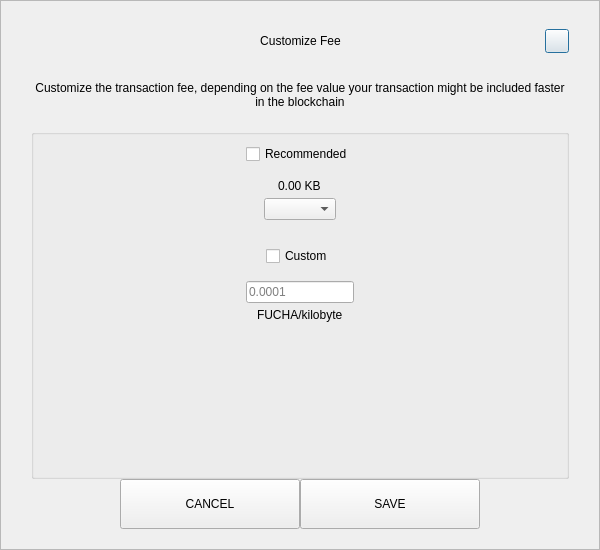
<?xml version="1.0" encoding="UTF-8"?>
<ui version="4.0">
 <class>SendCustomFeeDialog</class>
 <widget class="QDialog" name="SendCustomFeeDialog">
  <property name="geometry">
   <rect>
    <x>0</x>
    <y>0</y>
    <width>600</width>
    <height>550</height>
   </rect>
  </property>
  <property name="windowTitle">
   <string>Form</string>
  </property>
  <layout class="QVBoxLayout" name="verticalLayout_3">
   <property name="spacing">
    <number>0</number>
   </property>
   <property name="leftMargin">
    <number>0</number>
   </property>
   <property name="topMargin">
    <number>0</number>
   </property>
   <property name="rightMargin">
    <number>0</number>
   </property>
   <property name="bottomMargin">
    <number>0</number>
   </property>
   <item>
    <widget class="QFrame" name="frame">
     <property name="styleSheet">
      <string notr="true"/>
     </property>
     <property name="frameShape">
      <enum>QFrame::StyledPanel</enum>
     </property>
     <property name="frameShadow">
      <enum>QFrame::Raised</enum>
     </property>
     <layout class="QVBoxLayout" name="verticalLayout_2">
      <property name="spacing">
       <number>0</number>
      </property>
      <property name="leftMargin">
       <number>30</number>
      </property>
      <property name="topMargin">
       <number>20</number>
      </property>
      <property name="rightMargin">
       <number>30</number>
      </property>
      <property name="bottomMargin">
       <number>20</number>
      </property>
      <item>
       <layout class="QHBoxLayout" name="horizontalLayout_3">
        <property name="spacing">
         <number>0</number>
        </property>
        <item>
         <spacer name="horizontalSpacer_21">
          <property name="orientation">
           <enum>Qt::Horizontal</enum>
          </property>
          <property name="sizeHint" stdset="0">
           <size>
            <width>40</width>
            <height>20</height>
           </size>
          </property>
         </spacer>
        </item>
        <item>
         <widget class="QLabel" name="labelTitle">
          <property name="minimumSize">
           <size>
            <width>0</width>
            <height>40</height>
           </size>
          </property>
          <property name="maximumSize">
           <size>
            <width>16777215</width>
            <height>40</height>
           </size>
          </property>
          <property name="styleSheet">
           <string notr="true">padding-left:24px;</string>
          </property>
          <property name="text">
           <string>Customize Fee</string>
          </property>
          <property name="alignment">
           <set>Qt::AlignCenter</set>
          </property>
          <property name="margin">
           <number>7</number>
          </property>
         </widget>
        </item>
        <item>
         <spacer name="horizontalSpacer">
          <property name="orientation">
           <enum>Qt::Horizontal</enum>
          </property>
          <property name="sizeHint" stdset="0">
           <size>
            <width>40</width>
            <height>20</height>
           </size>
          </property>
         </spacer>
        </item>
        <item>
         <widget class="QPushButton" name="btnEsc">
          <property name="minimumSize">
           <size>
            <width>24</width>
            <height>24</height>
           </size>
          </property>
          <property name="maximumSize">
           <size>
            <width>24</width>
            <height>24</height>
           </size>
          </property>
          <property name="text">
           <string/>
          </property>
         </widget>
        </item>
       </layout>
      </item>
      <item>
       <spacer name="verticalSpacer_2">
        <property name="orientation">
         <enum>Qt::Vertical</enum>
        </property>
        <property name="sizeType">
         <enum>QSizePolicy::Fixed</enum>
        </property>
        <property name="sizeHint" stdset="0">
         <size>
          <width>20</width>
          <height>20</height>
         </size>
        </property>
       </spacer>
      </item>
      <item>
       <widget class="QLabel" name="labelMessage">
        <property name="text">
         <string>Customize the transaction fee, depending on the fee value your transaction might be included faster in the blockchain</string>
        </property>
        <property name="alignment">
         <set>Qt::AlignCenter</set>
        </property>
        <property name="wordWrap">
         <bool>true</bool>
        </property>
       </widget>
      </item>
      <item>
       <spacer name="verticalSpacer_3">
        <property name="orientation">
         <enum>Qt::Vertical</enum>
        </property>
        <property name="sizeType">
         <enum>QSizePolicy::Fixed</enum>
        </property>
        <property name="sizeHint" stdset="0">
         <size>
          <width>20</width>
          <height>20</height>
         </size>
        </property>
       </spacer>
      </item>
      <item>
       <widget class="QGroupBox" name="groupBox">
        <property name="title">
         <string/>
        </property>
        <layout class="QVBoxLayout" name="verticalLayout">
         <property name="leftMargin">
          <number>12</number>
         </property>
         <property name="rightMargin">
          <number>12</number>
         </property>
         <item>
          <layout class="QVBoxLayout" name="verticalLayout_4">
           <property name="spacing">
            <number>5</number>
           </property>
           <item alignment="Qt::AlignHCenter">
            <widget class="QCheckBox" name="checkBoxRecommended">
             <property name="text">
              <string>Recommended</string>
             </property>
            </widget>
           </item>
           <item>
            <spacer name="verticalSpacer_5">
             <property name="orientation">
              <enum>Qt::Vertical</enum>
             </property>
             <property name="sizeType">
              <enum>QSizePolicy::Fixed</enum>
             </property>
             <property name="sizeHint" stdset="0">
              <size>
               <width>20</width>
               <height>10</height>
              </size>
             </property>
            </spacer>
           </item>
           <item alignment="Qt::AlignHCenter">
            <widget class="QLabel" name="labelFee">
             <property name="text">
              <string>0.00 KB</string>
             </property>
            </widget>
           </item>
           <item alignment="Qt::AlignHCenter">
            <widget class="QComboBox" name="comboBoxRecommended"/>
           </item>
          </layout>
         </item>
         <item>
          <spacer name="verticalSpacer">
           <property name="orientation">
            <enum>Qt::Vertical</enum>
           </property>
           <property name="sizeType">
            <enum>QSizePolicy::Fixed</enum>
           </property>
           <property name="sizeHint" stdset="0">
            <size>
             <width>20</width>
             <height>20</height>
            </size>
           </property>
          </spacer>
         </item>
         <item>
          <layout class="QVBoxLayout" name="verticalLayout_5">
           <property name="spacing">
            <number>5</number>
           </property>
           <item alignment="Qt::AlignHCenter">
            <widget class="QCheckBox" name="checkBoxCustom">
             <property name="text">
              <string>Custom</string>
             </property>
            </widget>
           </item>
           <item>
            <spacer name="verticalSpacer_6">
             <property name="orientation">
              <enum>Qt::Vertical</enum>
             </property>
             <property name="sizeType">
              <enum>QSizePolicy::Fixed</enum>
             </property>
             <property name="sizeHint" stdset="0">
              <size>
               <width>20</width>
               <height>10</height>
              </size>
             </property>
            </spacer>
           </item>
           <item alignment="Qt::AlignHCenter">
            <widget class="QLineEdit" name="lineEditCustomFee">
             <property name="placeholderText">
              <string notr="true">0.0001</string>
             </property>
            </widget>
           </item>
           <item alignment="Qt::AlignHCenter">
            <widget class="QLabel" name="labelCustomFee">
             <property name="text">
              <string>FUCHA/kilobyte</string>
             </property>
            </widget>
           </item>
          </layout>
         </item>
         <item>
          <spacer name="verticalSpacer_4">
           <property name="orientation">
            <enum>Qt::Vertical</enum>
           </property>
           <property name="sizeHint" stdset="0">
            <size>
             <width>20</width>
             <height>40</height>
            </size>
           </property>
          </spacer>
         </item>
        </layout>
       </widget>
      </item>
      <item>
       <layout class="QHBoxLayout" name="horizontalLayout" stretch="1,2,2,1">
        <item>
         <spacer name="horizontalSpacer1">
          <property name="orientation">
           <enum>Qt::Horizontal</enum>
          </property>
          <property name="sizeHint" stdset="0">
           <size>
            <width>40</width>
            <height>20</height>
           </size>
          </property>
         </spacer>
        </item>
        <item>
         <widget class="QPushButton" name="btnCancel">
          <property name="minimumSize">
           <size>
            <width>180</width>
            <height>50</height>
           </size>
          </property>
          <property name="focusPolicy">
           <enum>Qt::NoFocus</enum>
          </property>
          <property name="text">
           <string>CANCEL</string>
          </property>
         </widget>
        </item>
        <item>
         <widget class="QPushButton" name="btnSave">
          <property name="minimumSize">
           <size>
            <width>180</width>
            <height>50</height>
           </size>
          </property>
          <property name="focusPolicy">
           <enum>Qt::NoFocus</enum>
          </property>
          <property name="text">
           <string>SAVE</string>
          </property>
         </widget>
        </item>
        <item>
         <spacer name="horizontalSpacer_2">
          <property name="orientation">
           <enum>Qt::Horizontal</enum>
          </property>
          <property name="sizeHint" stdset="0">
           <size>
            <width>40</width>
            <height>20</height>
           </size>
          </property>
         </spacer>
        </item>
       </layout>
      </item>
     </layout>
    </widget>
   </item>
  </layout>
 </widget>
 <resources/>
 <connections/>
</ui>
